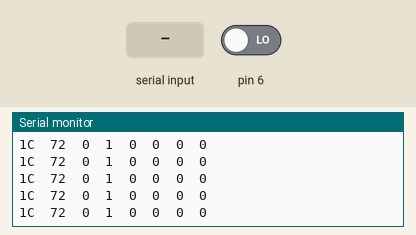
Recording of a sketch running on a simulated Arduino Uno, built with avr-gcc and run on an emulated ATmega328P. On the bench: the last lines printed to the serial monitor. Inputs (shaded band) come from the test bench; at power-on: pin 6 LOW.

Above: at 1.2 s.
1.3 s: "90,45\n" received over Serial
At 2.2 s:
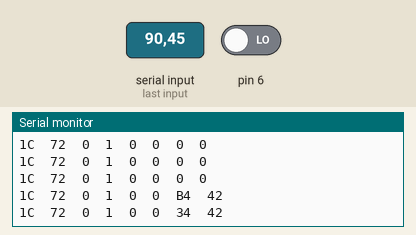
2.8 s: "30,150\n" received over Serial
At 3.7 s:
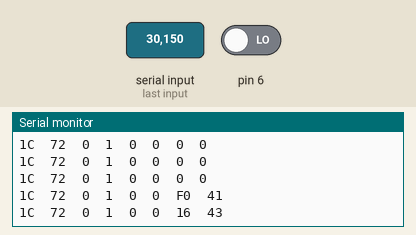
4.3 s: "5\n" received over Serial
At 4.9 s:
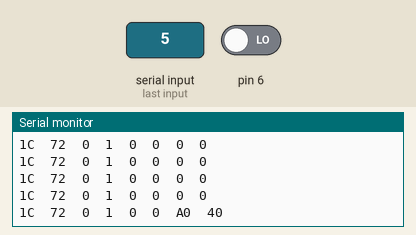

Measured:
- after the input at 1.3 s, the serial monitor: prints a new line at once (image 1)
- after the input at 2.8 s, the serial monitor: prints a new line at once (image 2)
- after the input at 4.3 s, the serial monitor: prints a new line at once (image 3)

The sketch:

DC_motor_voltage_control.ino
```cpp
// demo: CAN-BUS Shield, send data
// loovee@seeed.cc

#include <mcp_can.h>
#include <SPI.h>
#include <string.h>

float float_value = 0;
float ch1;

void float2Bytes(byte* bytes_temp, float float_variable) {
  memcpy(bytes_temp, (unsigned char*) (&float_variable), 4);
}

// the cs pin of the version after v1.1 is default to D9
// v0.9b and v1.0 is default D10
const int SPI_CS_PIN = 9;

MCP_CAN CAN(SPI_CS_PIN);                                    // Set CS pin

unsigned char motor_1_front[4] = {0x1C, 0x72, 0x00, 0x01};
unsigned char motor_1_back[4] = {0x00, 0x00, 0x00, 0x00};
unsigned char rotate[8] =      {0x1C, 0x72, 0x00, 0x01, 0x00, 0x00, 0x50, 0x41};
unsigned char st[8] =          {0x1C, 0x72, 0x00, 0x01, 0x00, 0x00, 0x00, 0x00};

unsigned char motor_1_on[8] =  {0x14, 0x65, 0x00, 0x01, 0x01, 0x00, 0x00, 0x00};
unsigned char motor_1_off[8] = {0x14, 0x65, 0x00, 0x01, 0x00, 0x00, 0x00, 0x00};

unsigned char motor_1_quick_stop[6] = {0x14, 0x65, 0x00, 0x01, 0x00, 0x07};

int statement_flag = 1;
//0: motor power on
//1: motor power stop
//2: quick stop (like emergency stop)

void setup() {
  Serial.begin(9600);
  pinMode(6, INPUT);
  while (CAN_OK != CAN.begin(CAN_500KBPS)) {
    Serial.println("CAN BUS Shield init fail");
    Serial.println(" Init CAN BUS Shield again");
    delay(100);
  }
  Serial.println("CAN BUS Shield init ok!");
  //  CAN.sendMsgBuf(0x01, 0, 8, motor_1_on);
}

void loop() {
  //  CAN.sendMsgBuf(0x01, 0, 8, rotate);
  ch1 = pulseIn(6, HIGH, 25000); // each channel
//  float voltage = map(ch1, 1550.0, 1850.0, 0.0, 19.0);
//  voltage = (voltage > 19) ? 19 : ((voltage < 0) ? 0 : voltage);

  if (Serial.available() > 0) {
    float_value = Serial.parseFloat();
  }

  float2Bytes(motor_1_back, float_value);
  unsigned char* total_rotate = (unsigned char*)malloc(8 * sizeof(char)); // array to hold the result
  memcpy(total_rotate,     motor_1_front, 4 * sizeof(unsigned char)); // copy 4 floats from x to total[0]...total[3]
  memcpy(total_rotate + 4, motor_1_back, 4 * sizeof(unsigned char)); // copy 4 floats from y to total[4]...total[7]

  CAN.sendMsgBuf(0x01, 0, 8, total_rotate);

  for (int i = 0; i < 8; i++) {
    Serial.print(total_rotate[i], HEX);
    Serial.print('\t');
  }
  Serial.print('\n');

  free(total_rotate);
  delay(10);
}

// END FILE
```
